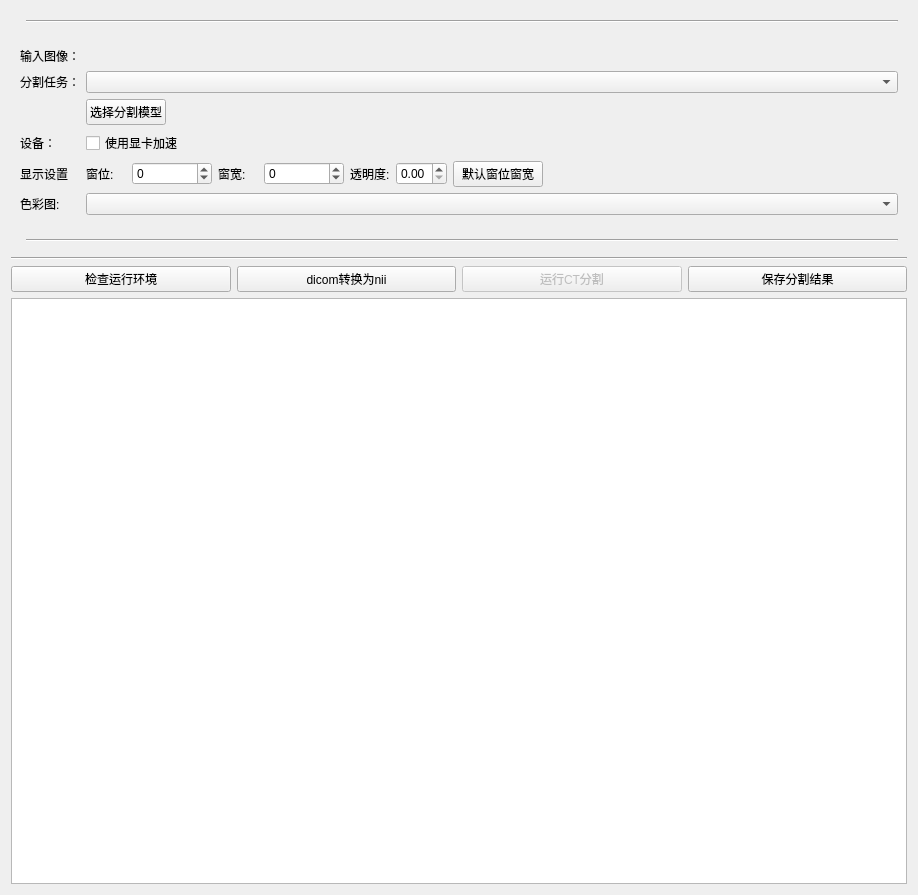
<?xml version="1.0" encoding="UTF-8"?>
<ui version="4.0">
 <class>AutoOrganSlicer</class>
 <widget class="qMRMLWidget" name="AutoOrganSlicer">
  <property name="geometry">
   <rect>
    <x>0</x>
    <y>0</y>
    <width>918</width>
    <height>895</height>
   </rect>
  </property>
  <layout class="QVBoxLayout" name="verticalLayout">
   <item>
    <widget class="ctkCollapsibleButton" name="dataButton" native="true">
     <property name="text" stdset="0">
      <string> Data editor</string>
     </property>
     <layout class="QFormLayout" name="formLayout_2">
      <item row="0" column="1">
       <widget class="Line" name="line">
        <property name="orientation">
         <enum>Qt::Horizontal</enum>
        </property>
       </widget>
      </item>
     </layout>
    </widget>
   </item>
   <item>
    <widget class="ctkCollapsibleButton" name="inputsCollapsibleButton" native="true">
     <property name="text" stdset="0">
      <string>Setting</string>
     </property>
     <layout class="QFormLayout" name="formLayout_2">
      <item row="0" column="0">
       <widget class="QLabel" name="label">
        <property name="text">
         <string>输入图像：</string>
        </property>
       </widget>
      </item>
      <item row="0" column="1">
       <widget class="qMRMLNodeComboBox" name="inputVolumeSelector" native="true">
        <property name="toolTip">
         <string>3123123</string>
        </property>
        <property name="nodeTypes" stdset="0">
         <stringlist notr="true">
          <string>vtkMRMLScalarVolumeNode</string>
         </stringlist>
        </property>
        <property name="showChildNodeTypes" stdset="0">
         <bool>false</bool>
        </property>
        <property name="addEnabled" stdset="0">
         <bool>false</bool>
        </property>
        <property name="removeEnabled" stdset="0">
         <bool>false</bool>
        </property>
        <property name="SlicerParameterName" stdset="0">
         <string>inputVolume</string>
        </property>
       </widget>
      </item>
      <item row="1" column="0">
       <widget class="QLabel" name="label_2">
        <property name="text">
         <string>分割任务：</string>
        </property>
       </widget>
      </item>
      <item row="1" column="1">
       <widget class="QComboBox" name="taskComboBox"/>
      </item>
      <item row="2" column="1">
       <widget class="QPushButton" name="pushButton">
        <property name="maximumSize">
         <size>
          <width>80</width>
          <height>16777215</height>
         </size>
        </property>
        <property name="text">
         <string>选择分割模型</string>
        </property>
       </widget>
      </item>
      <item row="3" column="0">
       <widget class="QLabel" name="label_5">
        <property name="text">
         <string>设备：</string>
        </property>
       </widget>
      </item>
      <item row="3" column="1">
       <widget class="QCheckBox" name="gpuCheckBox">
        <property name="text">
         <string>使用显卡加速</string>
        </property>
       </widget>
      </item>
      <item row="6" column="0">
       <widget class="QLabel" name="label_10">
        <property name="sizePolicy">
         <sizepolicy hsizetype="Maximum" vsizetype="Preferred">
          <horstretch>0</horstretch>
          <verstretch>0</verstretch>
         </sizepolicy>
        </property>
        <property name="minimumSize">
         <size>
          <width>60</width>
          <height>0</height>
         </size>
        </property>
        <property name="maximumSize">
         <size>
          <width>40</width>
          <height>16777215</height>
         </size>
        </property>
        <property name="text">
         <string>显示设置</string>
        </property>
       </widget>
      </item>
      <item row="6" column="1">
       <layout class="QVBoxLayout" name="verticalLayout_2">
        <item>
         <layout class="QHBoxLayout" name="horizontalLayout_4">
          <item>
           <widget class="QLabel" name="label_3">
            <property name="sizePolicy">
             <sizepolicy hsizetype="Minimum" vsizetype="Preferred">
              <horstretch>0</horstretch>
              <verstretch>0</verstretch>
             </sizepolicy>
            </property>
            <property name="minimumSize">
             <size>
              <width>40</width>
              <height>0</height>
             </size>
            </property>
            <property name="maximumSize">
             <size>
              <width>40</width>
              <height>16777215</height>
             </size>
            </property>
            <property name="text">
             <string>窗位:</string>
            </property>
           </widget>
          </item>
          <item>
           <widget class="QSpinBox" name="levelEdit">
            <property name="minimumSize">
             <size>
              <width>80</width>
              <height>0</height>
             </size>
            </property>
            <property name="maximumSize">
             <size>
              <width>80</width>
              <height>16777215</height>
             </size>
            </property>
            <property name="minimum">
             <number>-10000</number>
            </property>
            <property name="maximum">
             <number>10000</number>
            </property>
            <property name="singleStep">
             <number>1</number>
            </property>
           </widget>
          </item>
          <item>
           <widget class="QLabel" name="label_4">
            <property name="sizePolicy">
             <sizepolicy hsizetype="Minimum" vsizetype="Preferred">
              <horstretch>0</horstretch>
              <verstretch>0</verstretch>
             </sizepolicy>
            </property>
            <property name="minimumSize">
             <size>
              <width>40</width>
              <height>0</height>
             </size>
            </property>
            <property name="maximumSize">
             <size>
              <width>40</width>
              <height>16777215</height>
             </size>
            </property>
            <property name="text">
             <string>窗宽:</string>
            </property>
           </widget>
          </item>
          <item>
           <widget class="QSpinBox" name="widthEdit">
            <property name="sizePolicy">
             <sizepolicy hsizetype="Minimum" vsizetype="Fixed">
              <horstretch>0</horstretch>
              <verstretch>0</verstretch>
             </sizepolicy>
            </property>
            <property name="minimumSize">
             <size>
              <width>80</width>
              <height>0</height>
             </size>
            </property>
            <property name="maximumSize">
             <size>
              <width>80</width>
              <height>16777215</height>
             </size>
            </property>
            <property name="minimum">
             <number>-10000</number>
            </property>
            <property name="maximum">
             <number>10000</number>
            </property>
            <property name="singleStep">
             <number>1</number>
            </property>
            <property name="value">
             <number>0</number>
            </property>
           </widget>
          </item>
          <item>
           <widget class="QLabel" name="label_7">
            <property name="sizePolicy">
             <sizepolicy hsizetype="Fixed" vsizetype="Preferred">
              <horstretch>0</horstretch>
              <verstretch>0</verstretch>
             </sizepolicy>
            </property>
            <property name="text">
             <string>透明度:</string>
            </property>
           </widget>
          </item>
          <item>
           <widget class="QDoubleSpinBox" name="opacitySpinBox">
            <property name="maximumSize">
             <size>
              <width>80</width>
              <height>16777215</height>
             </size>
            </property>
            <property name="maximum">
             <double>1.000000000000000</double>
            </property>
            <property name="singleStep">
             <double>0.100000000000000</double>
            </property>
           </widget>
          </item>
          <item>
           <widget class="QPushButton" name="autoWindowButton">
            <property name="minimumSize">
             <size>
              <width>90</width>
              <height>0</height>
             </size>
            </property>
            <property name="maximumSize">
             <size>
              <width>80</width>
              <height>16777215</height>
             </size>
            </property>
            <property name="text">
             <string>默认窗位窗宽</string>
            </property>
           </widget>
          </item>
         </layout>
        </item>
        <item>
         <layout class="QHBoxLayout" name="horizontalLayout_2"/>
        </item>
       </layout>
      </item>
      <item row="12" column="0">
       <widget class="QLabel" name="label_6">
        <property name="text">
         <string>色彩图:</string>
        </property>
       </widget>
      </item>
      <item row="12" column="1">
       <layout class="QHBoxLayout" name="horizontalLayout_3">
        <item>
         <widget class="QComboBox" name="colorComboBox"/>
        </item>
       </layout>
      </item>
     </layout>
    </widget>
   </item>
   <item>
    <widget class="ctkCollapsibleButton" name="segmentButton" native="true">
     <property name="text" stdset="0">
      <string> Segment editor</string>
     </property>
     <layout class="QFormLayout" name="formLayout_2">
      <item row="0" column="1">
       <widget class="Line" name="line">
        <property name="orientation">
         <enum>Qt::Horizontal</enum>
        </property>
       </widget>
      </item>
     </layout>
    </widget>
   </item>
   <item>
    <widget class="Line" name="line_2">
     <property name="orientation">
      <enum>Qt::Horizontal</enum>
     </property>
    </widget>
   </item>
   <item>
    <layout class="QHBoxLayout" name="horizontalLayout">
     <item>
      <widget class="QPushButton" name="checkButton">
       <property name="text">
        <string>检查运行环境</string>
       </property>
      </widget>
     </item>
     <item>
      <widget class="QPushButton" name="dicomButton">
       <property name="sizePolicy">
        <sizepolicy hsizetype="Minimum" vsizetype="Fixed">
         <horstretch>0</horstretch>
         <verstretch>0</verstretch>
        </sizepolicy>
       </property>
       <property name="text">
        <string>dicom转换为nii</string>
       </property>
      </widget>
     </item>
     <item>
      <widget class="QPushButton" name="applyButton">
       <property name="enabled">
        <bool>false</bool>
       </property>
       <property name="toolTip">
        <string>Run the algorithm.</string>
       </property>
       <property name="text">
        <string>运行CT分割</string>
       </property>
      </widget>
     </item>
     <item>
      <widget class="QPushButton" name="saveSegmentButton">
       <property name="text">
        <string>保存分割结果</string>
       </property>
      </widget>
     </item>
    </layout>
   </item>
   <item>
    <widget class="QPlainTextEdit" name="statusLabel"/>
   </item>
  </layout>
 </widget>
 <customwidgets>
  <customwidget>
   <class>ctkCollapsibleButton</class>
   <extends>QWidget</extends>
   <header>ctkCollapsibleButton.h</header>
   <container>1</container>
  </customwidget>
  <customwidget>
   <class>qMRMLNodeComboBox</class>
   <extends>QWidget</extends>
   <header>qMRMLNodeComboBox.h</header>
  </customwidget>
  <customwidget>
   <class>qMRMLWidget</class>
   <extends>QWidget</extends>
   <header>qMRMLWidget.h</header>
   <container>1</container>
  </customwidget>
 </customwidgets>
 <resources/>
 <connections>
  <connection>
   <sender>AutoOrganSlicer</sender>
   <signal>mrmlSceneChanged(vtkMRMLScene*)</signal>
   <receiver>inputVolumeSelector</receiver>
   <slot>setMRMLScene(vtkMRMLScene*)</slot>
   <hints>
    <hint type="sourcelabel">
     <x>122</x>
     <y>132</y>
    </hint>
    <hint type="destinationlabel">
     <x>248</x>
     <y>61</y>
    </hint>
   </hints>
  </connection>
 </connections>
</ui>
